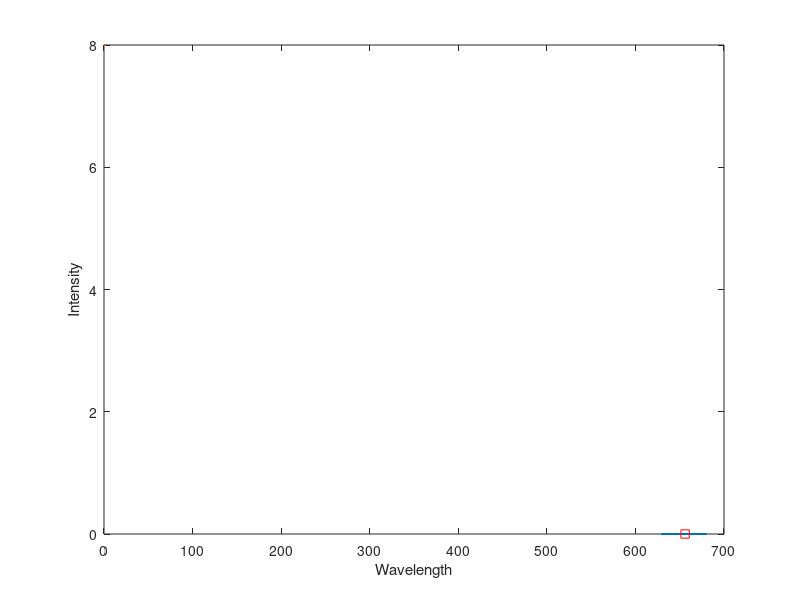

Write MATLAB code to recreate this figure.
% STELLAR  MOTION  SPECTRA
load spectra.csv
nObs = size(spectra,1);
lambdaStart = 630.02;
lambdaDelta = 0.14;
%% The star spectrum data in the spectra matrix was collected at evenly spaced wavelengths 
lambdaEnd = lambdaStart + (nObs-1)*lambdaDelta;
lambda = (lambdaStart:lambdaDelta:lambdaEnd);
%% Each column of spectra is the spectrum of a different star.
s = spectra(:,2);
%% Plot the spectra (s) as a function of wavelength (lambda)
plot(lambda,s,".-");
xlabel("Wavelength");
ylabel("Intensity");
hold ;
%% location of the hydrogen-alpha line
[sHa,idx] = min(s);
lambdaHa = lambda(idx);
%% The point (lambdaHa,sHa) is the location of the hydrogen-alpha line.
plot(lambdaHa,sHa,"rs",MarkerSize=8);
hold off;
%% Calculate the redshift factor (z) and the speed (in km/s) at which the star is moving away from Earth.
z = lambdaHa/656.28 - 1
speed = z*299792.458